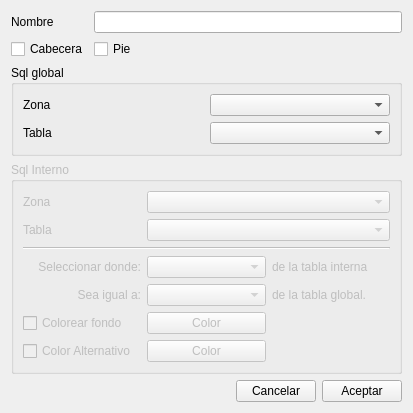
<?xml version="1.0" encoding="UTF-8"?>
<ui version="4.0">
 <class>EditDetailSecDlg</class>
 <widget class="QDialog" name="EditDetailSecDlg">
  <property name="geometry">
   <rect>
    <x>0</x>
    <y>0</y>
    <width>413</width>
    <height>387</height>
   </rect>
  </property>
  <property name="windowTitle">
   <string>Dialog</string>
  </property>
  <layout class="QGridLayout" name="gridLayout_3">
   <item row="3" column="0" colspan="2">
    <widget class="QGroupBox" name="groupBox">
     <property name="title">
      <string>Sql global</string>
     </property>
     <layout class="QGridLayout" name="gridLayout">
      <item row="0" column="0">
       <widget class="QLabel" name="label_2">
        <property name="text">
         <string>Zona</string>
        </property>
       </widget>
      </item>
      <item row="0" column="1">
       <widget class="QComboBox" name="comboZona"/>
      </item>
      <item row="1" column="0">
       <widget class="QLabel" name="label_3">
        <property name="text">
         <string>Tabla</string>
        </property>
       </widget>
      </item>
      <item row="1" column="1">
       <widget class="QComboBox" name="comboTabla"/>
      </item>
     </layout>
    </widget>
   </item>
   <item row="4" column="0" colspan="2">
    <widget class="QGroupBox" name="iGroup">
     <property name="enabled">
      <bool>false</bool>
     </property>
     <property name="title">
      <string>Sql Interno</string>
     </property>
     <layout class="QGridLayout" name="gridLayout_2">
      <item row="0" column="1" colspan="2">
       <widget class="QComboBox" name="comboZonaInterna"/>
      </item>
      <item row="1" column="1" colspan="2">
       <widget class="QComboBox" name="comboTablaInterna"/>
      </item>
      <item row="4" column="0">
       <widget class="QLabel" name="label_7">
        <property name="text">
         <string>Sea igual a:</string>
        </property>
        <property name="alignment">
         <set>Qt::AlignRight|Qt::AlignTrailing|Qt::AlignVCenter</set>
        </property>
       </widget>
      </item>
      <item row="1" column="0">
       <widget class="QLabel" name="label_5">
        <property name="text">
         <string>Tabla</string>
        </property>
       </widget>
      </item>
      <item row="4" column="2">
       <widget class="QLabel" name="label_8">
        <property name="text">
         <string>de la tabla global.</string>
        </property>
       </widget>
      </item>
      <item row="3" column="1">
       <widget class="QComboBox" name="comboFieldFrom"/>
      </item>
      <item row="4" column="1">
       <widget class="QComboBox" name="comboFieldTo"/>
      </item>
      <item row="0" column="0">
       <widget class="QLabel" name="label_4">
        <property name="text">
         <string>Zona</string>
        </property>
       </widget>
      </item>
      <item row="2" column="0" colspan="3">
       <widget class="Line" name="line">
        <property name="orientation">
         <enum>Qt::Horizontal</enum>
        </property>
       </widget>
      </item>
      <item row="3" column="2">
       <widget class="QLabel" name="label_9">
        <property name="text">
         <string>de la tabla interna</string>
        </property>
       </widget>
      </item>
      <item row="3" column="0">
       <widget class="QLabel" name="label_6">
        <property name="text">
         <string>Seleccionar donde:</string>
        </property>
        <property name="alignment">
         <set>Qt::AlignRight|Qt::AlignTrailing|Qt::AlignVCenter</set>
        </property>
       </widget>
      </item>
      <item row="5" column="0">
       <widget class="QCheckBox" name="chkColorear">
        <property name="text">
         <string>Colorear fondo</string>
        </property>
       </widget>
      </item>
      <item row="5" column="1">
       <widget class="QPushButton" name="btnColor1">
        <property name="text">
         <string>Color</string>
        </property>
       </widget>
      </item>
      <item row="6" column="0">
       <widget class="QCheckBox" name="chkAlternative">
        <property name="text">
         <string>Color Alternativo</string>
        </property>
       </widget>
      </item>
      <item row="6" column="1">
       <widget class="QPushButton" name="btnColor2">
        <property name="text">
         <string>Color</string>
        </property>
       </widget>
      </item>
     </layout>
    </widget>
   </item>
   <item row="6" column="0" colspan="2">
    <layout class="QHBoxLayout" name="horizontalLayout">
     <item>
      <spacer name="horizontalSpacer">
       <property name="orientation">
        <enum>Qt::Horizontal</enum>
       </property>
       <property name="sizeHint" stdset="0">
        <size>
         <width>40</width>
         <height>20</height>
        </size>
       </property>
      </spacer>
     </item>
     <item>
      <widget class="QPushButton" name="btnCancel">
       <property name="text">
        <string>Cancelar</string>
       </property>
      </widget>
     </item>
     <item>
      <widget class="QPushButton" name="btnAcept">
       <property name="text">
        <string>Aceptar</string>
       </property>
      </widget>
     </item>
    </layout>
   </item>
   <item row="5" column="1">
    <spacer name="verticalSpacer">
     <property name="orientation">
      <enum>Qt::Vertical</enum>
     </property>
     <property name="sizeHint" stdset="0">
      <size>
       <width>20</width>
       <height>40</height>
      </size>
     </property>
    </spacer>
   </item>
   <item row="1" column="0">
    <widget class="QCheckBox" name="cabChk">
     <property name="text">
      <string>Cabecera</string>
     </property>
    </widget>
   </item>
   <item row="0" column="0">
    <widget class="QLabel" name="label">
     <property name="text">
      <string>Nombre</string>
     </property>
    </widget>
   </item>
   <item row="1" column="1">
    <widget class="QCheckBox" name="footChk">
     <property name="text">
      <string>Pie</string>
     </property>
    </widget>
   </item>
   <item row="0" column="1">
    <widget class="QLineEdit" name="lineEdit"/>
   </item>
  </layout>
 </widget>
 <resources/>
 <connections/>
</ui>
